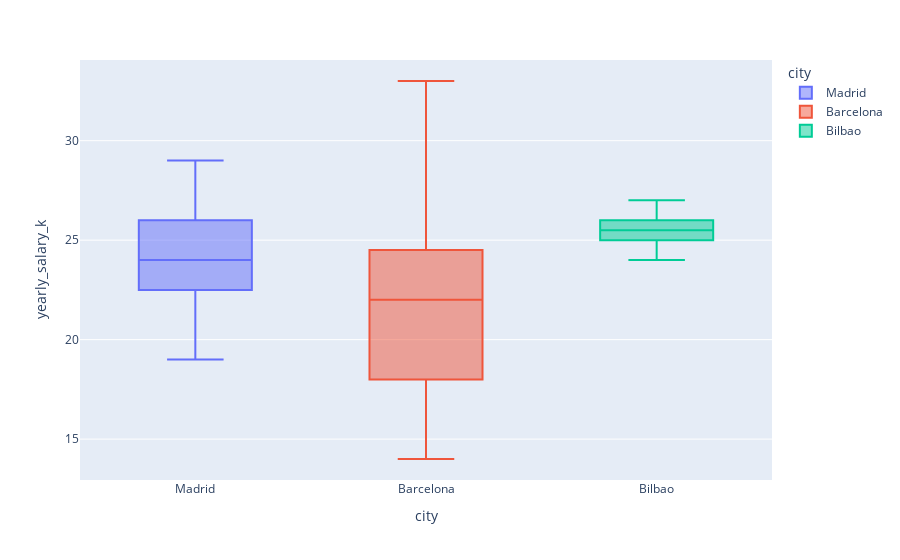

The code cell stored with this chart in its notebook:
### Markdown cell above
#### Visualize the distribution with a boxplot

### Code cell
px.box(data_frame=df_salaries3, x='city', y='yearly_salary_k', color='city')

### Figure 1 — Plotly figure (JSON) as saved in the notebook; plotly's stock layout.template omitted (floating-point values rounded to 4 significant figures)
{"data": [{"alignmentgroup": "True", "hovertemplate": "city=%{x}<br>yearly_salary_k=%{y}<extra></extra>", "legendgroup": "Madrid", "marker": {"color": "#636efa"}, "name": "Madrid", "notched": false, "offsetgroup": "Madrid", "orientation": "v", "showlegend": true, "type": "box", "x": ["Madrid", "Madrid", "Madrid", "Madrid", "Madrid", "Madrid", "Madrid", "Madrid", "Madrid", "Madrid", "Madrid", "Madrid", "Madrid", "Madrid", "Madrid", "Madrid", "Madrid", "Madrid", "Madrid", "Madrid"], "x0": " ", "xaxis": "x", "y": [26, 24, 26, 29, 24, 24, 29, 27, 23, 26, 23, 23, 25, 19, 19, 23, 21, 25, 22, 20], "y0": " ", "yaxis": "y"}, {"alignmentgroup": "True", "hovertemplate": "city=%{x}<br>yearly_salary_k=%{y}<extra></extra>", "legendgroup": "Barcelona", "marker": {"color": "#EF553B"}, "name": "Barcelona", "notched": false, "offsetgroup": "Barcelona", "orientation": "v", "showlegend": true, "type": "box", "x": ["Barcelona", "Barcelona", "Barcelona", "Barcelona", "Barcelona", "Barcelona", "Barcelona", "Barcelona", "Barcelona", "Barcelona", "Barcelona", "Barcelona", "Barcelona", "Barcelona", "Barcelona", "Barcelona", "Barcelona", "Barcelona", "Barcelona", "Barcelona"], "x0": " ", "xaxis": "x", "y": [31, 22, 24, 16, 21, 24, 18, 25, 20, 22, 20, 33, 23, 18, 28, 17, 25, 14, 17, 24], "y0": " ", "yaxis": "y"}, {"alignmentgroup": "True", "hovertemplate": "city=%{x}<br>yearly_salary_k=%{y}<extra></extra>", "legendgroup": "Bilbao", "marker": {"color": "#00cc96"}, "name": "Bilbao", "notched": false, "offsetgroup": "Bilbao", "orientation": "v", "showlegend": true, "type": "box", "x": ["Bilbao", "Bilbao", "Bilbao", "Bilbao", "Bilbao", "Bilbao", "Bilbao", "Bilbao", "Bilbao", "Bilbao", "Bilbao", "Bilbao", "Bilbao", "Bilbao", "Bilbao", "Bilbao", "Bilbao", "Bilbao", "Bilbao", "Bilbao"], "x0": " ", "xaxis": "x", "y": [26, 26, 25, 25, 24, 25, 25, 27, 26, 24, 26, 25, 25, 26, 27, 26, 25, 25, 26, 26], "y0": " ", "yaxis": "y"}], "layout": {"boxmode": "overlay", "legend": {"title": {"text": "city"}, "tracegroupgap": 0}, "margin": {"t": 60}, "xaxis": {"anchor": "y", "categoryarray": ["Madrid", "Barcelona", "Bilbao"], "categoryorder": "array", "domain": [0, 1], "title": {"text": "city"}}, "yaxis": {"anchor": "x", "domain": [0, 1], "title": {"text": "yearly_salary_k"}}}}
